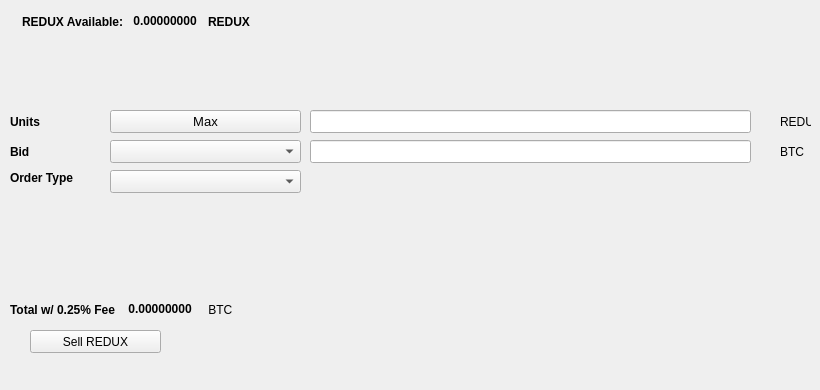
   <widget class="QWidget" name="SellTab">
    <attribute name="title">
     <string>Sell</string>
    </attribute>
    <widget class="QLabel" name="label_16">
     <property name="geometry">
      <rect>
       <x>780</x>
       <y>140</y>
       <width>31</width>
       <height>23</height>
      </rect>
     </property>
     <property name="text">
      <string>BTC</string>
     </property>
    </widget>
    <widget class="QComboBox" name="SellBidcomboBox">
     <property name="geometry">
      <rect>
       <x>110</x>
       <y>140</y>
       <width>191</width>
       <height>23</height>
      </rect>
     </property>
     <property name="font">
      <font>
       <pointsize>10</pointsize>
      </font>
     </property>
    </widget>
    <widget class="QLabel" name="label_18">
     <property name="geometry">
      <rect>
       <x>10</x>
       <y>110</y>
       <width>46</width>
       <height>23</height>
      </rect>
     </property>
     <property name="font">
      <font>
       <weight>75</weight>
       <bold>true</bold>
      </font>
     </property>
     <property name="text">
      <string>Units</string>
     </property>
    </widget>
    <widget class="QPushButton" name="Sell_Max_Amount">
     <property name="geometry">
      <rect>
       <x>110</x>
       <y>110</y>
       <width>191</width>
       <height>23</height>
      </rect>
     </property>
     <property name="font">
      <font>
       <pointsize>10</pointsize>
      </font>
     </property>
     <property name="text">
      <string>Max</string>
     </property>
    </widget>
    <widget class="QLabel" name="label_20">
     <property name="geometry">
      <rect>
       <x>10</x>
       <y>170</y>
       <width>91</width>
       <height>16</height>
      </rect>
     </property>
     <property name="font">
      <font>
       <weight>75</weight>
       <bold>true</bold>
      </font>
     </property>
     <property name="text">
      <string>Order Type</string>
     </property>
    </widget>
    <widget class="QComboBox" name="SellOrdertypeCombo">
     <property name="geometry">
      <rect>
       <x>110</x>
       <y>170</y>
       <width>191</width>
       <height>23</height>
      </rect>
     </property>
     <property name="font">
      <font>
       <pointsize>10</pointsize>
      </font>
     </property>
    </widget>
    <widget class="QLabel" name="label_21">
     <property name="geometry">
      <rect>
       <x>10</x>
       <y>140</y>
       <width>46</width>
       <height>23</height>
      </rect>
     </property>
     <property name="font">
      <font>
       <weight>75</weight>
       <bold>true</bold>
      </font>
     </property>
     <property name="text">
      <string>Bid</string>
     </property>
    </widget>
    <widget class="QLabel" name="label_22">
     <property name="geometry">
      <rect>
       <x>780</x>
       <y>110</y>
       <width>31</width>
       <height>23</height>
      </rect>
     </property>
     <property name="text">
      <string>REDUX</string>
     </property>
    </widget>
    <widget class="QLineEdit" name="UnitsInputREDUX">
     <property name="geometry">
      <rect>
       <x>310</x>
       <y>110</y>
       <width>441</width>
       <height>23</height>
      </rect>
     </property>
     <property name="font">
      <font>
       <pointsize>9</pointsize>
       <weight>75</weight>
       <bold>true</bold>
      </font>
     </property>
    </widget>
    <widget class="QLineEdit" name="SellBidPriceEdit">
     <property name="geometry">
      <rect>
       <x>310</x>
       <y>140</y>
       <width>441</width>
       <height>23</height>
      </rect>
     </property>
     <property name="font">
      <font>
       <pointsize>9</pointsize>
       <weight>75</weight>
       <bold>true</bold>
      </font>
     </property>
    </widget>
    <widget class="QPushButton" name="SellREDUXBTN">
     <property name="geometry">
      <rect>
       <x>30</x>
       <y>330</y>
       <width>131</width>
       <height>23</height>
      </rect>
     </property>
     <property name="text">
      <string>Sell REDUX</string>
     </property>
     <property name="icon">
      <iconset resource="../redux">
       <normaloff>:/icons/bitcoin</normaloff>:/icons/bitcoin</iconset>
     </property>
    </widget>
    <widget class="QWidget" name="layoutWidget3">
     <property name="geometry">
      <rect>
       <x>22</x>
       <y>12</y>
       <width>258</width>
       <height>19</height>
      </rect>
     </property>
     <layout class="QHBoxLayout" name="horizontalLayout">
      <item>
       <widget class="QLabel" name="label232_2">
        <property name="font">
         <font>
          <weight>75</weight>
          <bold>true</bold>
         </font>
        </property>
        <property name="text">
         <string>REDUX Available:</string>
        </property>
       </widget>
      </item>
      <item>
       <widget class="QLabel" name="REDUXAvailableLabel">
        <property name="palette">
         <palette>
          <active>
           <colorrole role="WindowText">
            <brush brushstyle="SolidPattern">
             <color alpha="255">
              <red>0</red>
              <green>0</green>
              <blue>0</blue>
             </color>
            </brush>
           </colorrole>
           <colorrole role="Button">
            <brush brushstyle="SolidPattern">
             <color alpha="255">
              <red>0</red>
              <green>170</green>
              <blue>0</blue>
             </color>
            </brush>
           </colorrole>
           <colorrole role="Light">
            <brush brushstyle="SolidPattern">
             <color alpha="255">
              <red>0</red>
              <green>255</green>
              <blue>0</blue>
             </color>
            </brush>
           </colorrole>
           <colorrole role="Midlight">
            <brush brushstyle="SolidPattern">
             <color alpha="255">
              <red>0</red>
              <green>212</green>
              <blue>0</blue>
             </color>
            </brush>
           </colorrole>
           <colorrole role="Dark">
            <brush brushstyle="SolidPattern">
             <color alpha="255">
              <red>0</red>
              <green>85</green>
              <blue>0</blue>
             </color>
            </brush>
           </colorrole>
           <colorrole role="Mid">
            <brush brushstyle="SolidPattern">
             <color alpha="255">
              <red>0</red>
              <green>113</green>
              <blue>0</blue>
             </color>
            </brush>
           </colorrole>
           <colorrole role="Text">
            <brush brushstyle="SolidPattern">
             <color alpha="255">
              <red>0</red>
              <green>170</green>
              <blue>0</blue>
             </color>
            </brush>
           </colorrole>
           <colorrole role="BrightText">
            <brush brushstyle="SolidPattern">
             <color alpha="255">
              <red>255</red>
              <green>255</green>
              <blue>255</blue>
             </color>
            </brush>
           </colorrole>
           <colorrole role="ButtonText">
            <brush brushstyle="SolidPattern">
             <color alpha="255">
              <red>0</red>
              <green>0</green>
              <blue>0</blue>
             </color>
            </brush>
           </colorrole>
           <colorrole role="Base">
            <brush brushstyle="SolidPattern">
             <color alpha="255">
              <red>255</red>
              <green>255</green>
              <blue>255</blue>
             </color>
            </brush>
           </colorrole>
           <colorrole role="Window">
            <brush brushstyle="SolidPattern">
             <color alpha="255">
              <red>0</red>
              <green>170</green>
              <blue>0</blue>
             </color>
            </brush>
           </colorrole>
           <colorrole role="Shadow">
            <brush brushstyle="SolidPattern">
             <color alpha="255">
              <red>0</red>
              <green>0</green>
              <blue>0</blue>
             </color>
            </brush>
           </colorrole>
           <colorrole role="AlternateBase">
            <brush brushstyle="SolidPattern">
             <color alpha="255">
              <red>127</red>
              <green>212</green>
              <blue>127</blue>
             </color>
            </brush>
           </colorrole>
           <colorrole role="ToolTipBase">
            <brush brushstyle="SolidPattern">
             <color alpha="255">
              <red>255</red>
              <green>255</green>
              <blue>220</blue>
             </color>
            </brush>
           </colorrole>
           <colorrole role="ToolTipText">
            <brush brushstyle="SolidPattern">
             <color alpha="255">
              <red>0</red>
              <green>0</green>
              <blue>0</blue>
             </color>
            </brush>
           </colorrole>
          </active>
          <inactive>
           <colorrole role="WindowText">
            <brush brushstyle="SolidPattern">
             <color alpha="255">
              <red>0</red>
              <green>0</green>
              <blue>0</blue>
             </color>
            </brush>
           </colorrole>
           <colorrole role="Button">
            <brush brushstyle="SolidPattern">
             <color alpha="255">
              <red>0</red>
              <green>170</green>
              <blue>0</blue>
             </color>
            </brush>
           </colorrole>
           <colorrole role="Light">
            <brush brushstyle="SolidPattern">
             <color alpha="255">
              <red>0</red>
              <green>255</green>
              <blue>0</blue>
             </color>
            </brush>
           </colorrole>
           <colorrole role="Midlight">
            <brush brushstyle="SolidPattern">
             <color alpha="255">
              <red>0</red>
              <green>212</green>
              <blue>0</blue>
             </color>
            </brush>
           </colorrole>
           <colorrole role="Dark">
            <brush brushstyle="SolidPattern">
             <color alpha="255">
              <red>0</red>
              <green>85</green>
              <blue>0</blue>
             </color>
            </brush>
           </colorrole>
           <colorrole role="Mid">
            <brush brushstyle="SolidPattern">
             <color alpha="255">
              <red>0</red>
              <green>113</green>
              <blue>0</blue>
             </color>
            </brush>
           </colorrole>
           <colorrole role="Text">
            <brush brushstyle="SolidPattern">
             <color alpha="255">
              <red>0</red>
              <green>170</green>
              <blue>0</blue>
             </color>
            </brush>
           </colorrole>
           <colorrole role="BrightText">
            <brush brushstyle="SolidPattern">
             <color alpha="255">
              <red>255</red>
              <green>255</green>
              <blue>255</blue>
             </color>
            </brush>
           </colorrole>
           <colorrole role="ButtonText">
            <brush brushstyle="SolidPattern">
             <color alpha="255">
              <red>0</red>
              <green>0</green>
              <blue>0</blue>
             </color>
            </brush>
           </colorrole>
           <colorrole role="Base">
            <brush brushstyle="SolidPattern">
             <color alpha="255">
              <red>255</red>
              <green>255</green>
              <blue>255</blue>
             </color>
            </brush>
           </colorrole>
           <colorrole role="Window">
            <brush brushstyle="SolidPattern">
             <color alpha="255">
              <red>0</red>
              <green>170</green>
              <blue>0</blue>
             </color>
            </brush>
           </colorrole>
           <colorrole role="Shadow">
            <brush brushstyle="SolidPattern">
             <color alpha="255">
              <red>0</red>
              <green>0</green>
              <blue>0</blue>
             </color>
            </brush>
           </colorrole>
           <colorrole role="AlternateBase">
            <brush brushstyle="SolidPattern">
             <color alpha="255">
              <red>127</red>
              <green>212</green>
              <blue>127</blue>
             </color>
            </brush>
           </colorrole>
           <colorrole role="ToolTipBase">
            <brush brushstyle="SolidPattern">
             <color alpha="255">
              <red>255</red>
              <green>255</green>
              <blue>220</blue>
             </color>
            </brush>
           </colorrole>
           <colorrole role="ToolTipText">
            <brush brushstyle="SolidPattern">
             <color alpha="255">
              <red>0</red>
              <green>0</green>
              <blue>0</blue>
             </color>
            </brush>
           </colorrole>
          </inactive>
          <disabled>
           <colorrole role="WindowText">
            <brush brushstyle="SolidPattern">
             <color alpha="255">
              <red>0</red>
              <green>85</green>
              <blue>0</blue>
             </color>
            </brush>
           </colorrole>
           <colorrole role="Button">
            <brush brushstyle="SolidPattern">
             <color alpha="255">
              <red>0</red>
              <green>170</green>
              <blue>0</blue>
             </color>
            </brush>
           </colorrole>
           <colorrole role="Light">
            <brush brushstyle="SolidPattern">
             <color alpha="255">
              <red>0</red>
              <green>255</green>
              <blue>0</blue>
             </color>
            </brush>
           </colorrole>
           <colorrole role="Midlight">
            <brush brushstyle="SolidPattern">
             <color alpha="255">
              <red>0</red>
              <green>212</green>
              <blue>0</blue>
             </color>
            </brush>
           </colorrole>
           <colorrole role="Dark">
            <brush brushstyle="SolidPattern">
             <color alpha="255">
              <red>0</red>
              <green>85</green>
              <blue>0</blue>
             </color>
            </brush>
           </colorrole>
           <colorrole role="Mid">
            <brush brushstyle="SolidPattern">
             <color alpha="255">
              <red>0</red>
              <green>113</green>
              <blue>0</blue>
             </color>
            </brush>
           </colorrole>
           <colorrole role="Text">
            <brush brushstyle="SolidPattern">
             <color alpha="255">
              <red>0</red>
              <green>85</green>
              <blue>0</blue>
             </color>
            </brush>
           </colorrole>
           <colorrole role="BrightText">
            <brush brushstyle="SolidPattern">
             <color alpha="255">
              <red>255</red>
              <green>255</green>
              <blue>255</blue>
             </color>
            </brush>
           </colorrole>
           <colorrole role="ButtonText">
            <brush brushstyle="SolidPattern">
             <color alpha="255">
              <red>0</red>
              <green>85</green>
              <blue>0</blue>
             </color>
            </brush>
           </colorrole>
           <colorrole role="Base">
            <brush brushstyle="SolidPattern">
             <color alpha="255">
              <red>0</red>
              <green>170</green>
              <blue>0</blue>
             </color>
            </brush>
           </colorrole>
           <colorrole role="Window">
            <brush brushstyle="SolidPattern">
             <color alpha="255">
              <red>0</red>
              <green>170</green>
              <blue>0</blue>
             </color>
            </brush>
           </colorrole>
           <colorrole role="Shadow">
            <brush brushstyle="SolidPattern">
             <color alpha="255">
              <red>0</red>
              <green>0</green>
              <blue>0</blue>
             </color>
            </brush>
           </colorrole>
           <colorrole role="AlternateBase">
            <brush brushstyle="SolidPattern">
             <color alpha="255">
              <red>0</red>
              <green>170</green>
              <blue>0</blue>
             </color>
            </brush>
           </colorrole>
           <colorrole role="ToolTipBase">
            <brush brushstyle="SolidPattern">
             <color alpha="255">
              <red>255</red>
              <green>255</green>
              <blue>220</blue>
             </color>
            </brush>
           </colorrole>
           <colorrole role="ToolTipText">
            <brush brushstyle="SolidPattern">
             <color alpha="255">
              <red>0</red>
              <green>0</green>
              <blue>0</blue>
             </color>
            </brush>
           </colorrole>
          </disabled>
         </palette>
        </property>
        <property name="font">
         <font>
          <weight>75</weight>
          <bold>true</bold>
         </font>
        </property>
        <property name="text">
         <string> 0.00000000 </string>
        </property>
        <property name="textInteractionFlags">
         <set>Qt::LinksAccessibleByMouse|Qt::TextSelectableByKeyboard|Qt::TextSelectableByMouse</set>
        </property>
       </widget>
      </item>
      <item>
       <widget class="QLabel" name="labelREDUX">
        <property name="font">
         <font>
          <weight>75</weight>
          <bold>true</bold>
         </font>
        </property>
        <property name="text">
         <string>REDUX</string>
        </property>
       </widget>
      </item>
     </layout>
    </widget>
    <widget class="QWidget" name="layoutWidget">
     <property name="geometry">
      <rect>
       <x>10</x>
       <y>300</y>
       <width>268</width>
       <height>19</height>
      </rect>
     </property>
     <layout class="QHBoxLayout" name="horizontalLayout_2">
      <item>
       <widget class="QLabel" name="label_19">
        <property name="font">
         <font>
          <weight>75</weight>
          <bold>true</bold>
         </font>
        </property>
        <property name="text">
         <string>Total w/ 0.25% Fee </string>
        </property>
       </widget>
      </item>
      <item>
       <widget class="QLabel" name="SellCostLabel">
        <property name="palette">
         <palette>
          <active>
           <colorrole role="WindowText">
            <brush brushstyle="SolidPattern">
             <color alpha="255">
              <red>0</red>
              <green>0</green>
              <blue>0</blue>
             </color>
            </brush>
           </colorrole>
           <colorrole role="Button">
            <brush brushstyle="SolidPattern">
             <color alpha="255">
              <red>0</red>
              <green>170</green>
              <blue>0</blue>
             </color>
            </brush>
           </colorrole>
           <colorrole role="Light">
            <brush brushstyle="SolidPattern">
             <color alpha="255">
              <red>0</red>
              <green>255</green>
              <blue>0</blue>
             </color>
            </brush>
           </colorrole>
           <colorrole role="Midlight">
            <brush brushstyle="SolidPattern">
             <color alpha="255">
              <red>0</red>
              <green>212</green>
              <blue>0</blue>
             </color>
            </brush>
           </colorrole>
           <colorrole role="Dark">
            <brush brushstyle="SolidPattern">
             <color alpha="255">
              <red>0</red>
              <green>85</green>
              <blue>0</blue>
             </color>
            </brush>
           </colorrole>
           <colorrole role="Mid">
            <brush brushstyle="SolidPattern">
             <color alpha="255">
              <red>0</red>
              <green>113</green>
              <blue>0</blue>
             </color>
            </brush>
           </colorrole>
           <colorrole role="Text">
            <brush brushstyle="SolidPattern">
             <color alpha="255">
              <red>0</red>
              <green>170</green>
              <blue>0</blue>
             </color>
            </brush>
           </colorrole>
           <colorrole role="BrightText">
            <brush brushstyle="SolidPattern">
             <color alpha="255">
              <red>255</red>
              <green>255</green>
              <blue>255</blue>
             </color>
            </brush>
           </colorrole>
           <colorrole role="ButtonText">
            <brush brushstyle="SolidPattern">
             <color alpha="255">
              <red>0</red>
              <green>0</green>
              <blue>0</blue>
             </color>
            </brush>
           </colorrole>
           <colorrole role="Base">
            <brush brushstyle="SolidPattern">
             <color alpha="255">
              <red>255</red>
              <green>255</green>
              <blue>255</blue>
             </color>
            </brush>
           </colorrole>
           <colorrole role="Window">
            <brush brushstyle="SolidPattern">
             <color alpha="255">
              <red>0</red>
              <green>170</green>
              <blue>0</blue>
             </color>
            </brush>
           </colorrole>
           <colorrole role="Shadow">
            <brush brushstyle="SolidPattern">
             <color alpha="255">
              <red>0</red>
              <green>0</green>
              <blue>0</blue>
             </color>
            </brush>
           </colorrole>
           <colorrole role="AlternateBase">
            <brush brushstyle="SolidPattern">
             <color alpha="255">
              <red>127</red>
              <green>212</green>
              <blue>127</blue>
             </color>
            </brush>
           </colorrole>
           <colorrole role="ToolTipBase">
            <brush brushstyle="SolidPattern">
             <color alpha="255">
              <red>255</red>
              <green>255</green>
              <blue>220</blue>
             </color>
            </brush>
           </colorrole>
           <colorrole role="ToolTipText">
            <brush brushstyle="SolidPattern">
             <color alpha="255">
              <red>0</red>
              <green>0</green>
              <blue>0</blue>
             </color>
            </brush>
           </colorrole>
          </active>
          <inactive>
           <colorrole role="WindowText">
            <brush brushstyle="SolidPattern">
             <color alpha="255">
              <red>0</red>
              <green>0</green>
              <blue>0</blue>
             </color>
            </brush>
           </colorrole>
           <colorrole role="Button">
            <brush brushstyle="SolidPattern">
             <color alpha="255">
              <red>0</red>
              <green>170</green>
              <blue>0</blue>
             </color>
            </brush>
           </colorrole>
           <colorrole role="Light">
            <brush brushstyle="SolidPattern">
             <color alpha="255">
              <red>0</red>
              <green>255</green>
              <blue>0</blue>
             </color>
            </brush>
           </colorrole>
           <colorrole role="Midlight">
            <brush brushstyle="SolidPattern">
             <color alpha="255">
              <red>0</red>
              <green>212</green>
              <blue>0</blue>
             </color>
            </brush>
           </colorrole>
           <colorrole role="Dark">
            <brush brushstyle="SolidPattern">
             <color alpha="255">
              <red>0</red>
              <green>85</green>
              <blue>0</blue>
             </color>
            </brush>
           </colorrole>
           <colorrole role="Mid">
            <brush brushstyle="SolidPattern">
             <color alpha="255">
              <red>0</red>
              <green>113</green>
              <blue>0</blue>
             </color>
            </brush>
           </colorrole>
           <colorrole role="Text">
            <brush brushstyle="SolidPattern">
             <color alpha="255">
              <red>0</red>
              <green>170</green>
              <blue>0</blue>
             </color>
            </brush>
           </colorrole>
           <colorrole role="BrightText">
            <brush brushstyle="SolidPattern">
             <color alpha="255">
              <red>255</red>
              <green>255</green>
              <blue>255</blue>
             </color>
            </brush>
           </colorrole>
           <colorrole role="ButtonText">
            <brush brushstyle="SolidPattern">
             <color alpha="255">
              <red>0</red>
              <green>0</green>
              <blue>0</blue>
             </color>
            </brush>
           </colorrole>
           <colorrole role="Base">
            <brush brushstyle="SolidPattern">
             <color alpha="255">
              <red>255</red>
              <green>255</green>
              <blue>255</blue>
             </color>
            </brush>
           </colorrole>
           <colorrole role="Window">
            <brush brushstyle="SolidPattern">
             <color alpha="255">
              <red>0</red>
              <green>170</green>
              <blue>0</blue>
             </color>
            </brush>
           </colorrole>
           <colorrole role="Shadow">
            <brush brushstyle="SolidPattern">
             <color alpha="255">
              <red>0</red>
              <green>0</green>
              <blue>0</blue>
             </color>
            </brush>
           </colorrole>
           <colorrole role="AlternateBase">
            <brush brushstyle="SolidPattern">
             <color alpha="255">
              <red>127</red>
              <green>212</green>
              <blue>127</blue>
             </color>
            </brush>
           </colorrole>
           <colorrole role="ToolTipBase">
            <brush brushstyle="SolidPattern">
             <color alpha="255">
              <red>255</red>
              <green>255</green>
              <blue>220</blue>
             </color>
            </brush>
           </colorrole>
           <colorrole role="ToolTipText">
            <brush brushstyle="SolidPattern">
             <color alpha="255">
              <red>0</red>
              <green>0</green>
              <blue>0</blue>
             </color>
            </brush>
           </colorrole>
          </inactive>
          <disabled>
           <colorrole role="WindowText">
            <brush brushstyle="SolidPattern">
             <color alpha="255">
              <red>0</red>
              <green>85</green>
              <blue>0</blue>
             </color>
            </brush>
           </colorrole>
           <colorrole role="Button">
            <brush brushstyle="SolidPattern">
             <color alpha="255">
              <red>0</red>
              <green>170</green>
              <blue>0</blue>
             </color>
            </brush>
           </colorrole>
           <colorrole role="Light">
            <brush brushstyle="SolidPattern">
             <color alpha="255">
              <red>0</red>
              <green>255</green>
              <blue>0</blue>
             </color>
            </brush>
           </colorrole>
           <colorrole role="Midlight">
            <brush brushstyle="SolidPattern">
             <color alpha="255">
              <red>0</red>
              <green>212</green>
              <blue>0</blue>
             </color>
            </brush>
           </colorrole>
           <colorrole role="Dark">
            <brush brushstyle="SolidPattern">
             <color alpha="255">
              <red>0</red>
              <green>85</green>
              <blue>0</blue>
             </color>
            </brush>
           </colorrole>
           <colorrole role="Mid">
            <brush brushstyle="SolidPattern">
             <color alpha="255">
              <red>0</red>
              <green>113</green>
              <blue>0</blue>
             </color>
            </brush>
           </colorrole>
           <colorrole role="Text">
            <brush brushstyle="SolidPattern">
             <color alpha="255">
              <red>0</red>
              <green>85</green>
              <blue>0</blue>
             </color>
            </brush>
           </colorrole>
           <colorrole role="BrightText">
            <brush brushstyle="SolidPattern">
             <color alpha="255">
              <red>255</red>
              <green>255</green>
              <blue>255</blue>
             </color>
            </brush>
           </colorrole>
           <colorrole role="ButtonText">
            <brush brushstyle="SolidPattern">
             <color alpha="255">
              <red>0</red>
              <green>85</green>
              <blue>0</blue>
             </color>
            </brush>
           </colorrole>
           <colorrole role="Base">
            <brush brushstyle="SolidPattern">
             <color alpha="255">
              <red>0</red>
              <green>170</green>
              <blue>0</blue>
             </color>
            </brush>
           </colorrole>
           <colorrole role="Window">
            <brush brushstyle="SolidPattern">
             <color alpha="255">
              <red>0</red>
              <green>170</green>
              <blue>0</blue>
             </color>
            </brush>
           </colorrole>
           <colorrole role="Shadow">
            <brush brushstyle="SolidPattern">
             <color alpha="255">
              <red>0</red>
              <green>0</green>
              <blue>0</blue>
             </color>
            </brush>
           </colorrole>
           <colorrole role="AlternateBase">
            <brush brushstyle="SolidPattern">
             <color alpha="255">
              <red>0</red>
              <green>170</green>
              <blue>0</blue>
             </color>
            </brush>
           </colorrole>
           <colorrole role="ToolTipBase">
            <brush brushstyle="SolidPattern">
             <color alpha="255">
              <red>255</red>
              <green>255</green>
              <blue>220</blue>
             </color>
            </brush>
           </colorrole>
           <colorrole role="ToolTipText">
            <brush brushstyle="SolidPattern">
             <color alpha="255">
              <red>0</red>
              <green>0</green>
              <blue>0</blue>
             </color>
            </brush>
           </colorrole>
          </disabled>
         </palette>
        </property>
        <property name="font">
         <font>
          <weight>75</weight>
          <bold>true</bold>
         </font>
        </property>
        <property name="autoFillBackground">
         <bool>false</bool>
        </property>
        <property name="text">
         <string> 0.00000000</string>
        </property>
        <property name="textInteractionFlags">
         <set>Qt::LinksAccessibleByMouse|Qt::TextSelectableByMouse</set>
        </property>
       </widget>
      </item>
      <item>
       <widget class="QLabel" name="label_17">
        <property name="font">
         <font>
          <weight>50</weight>
          <bold>false</bold>
         </font>
        </property>
        <property name="text">
         <string> BTC</string>
        </property>
       </widget>
      </item>
     </layout>
    </widget>
    <widget class="QLabel" name="label_23">
     <property name="geometry">
      <rect>
       <x>460</x>
       <y>300</y>
       <width>281</width>
       <height>81</height>
      </rect>
     </property>
     <property name="text">
      <string/>
     </property>
     <property name="pixmap">
      <pixmap>:/images/bittrex</pixmap>
     </property>
    </widget>
   </widget>
